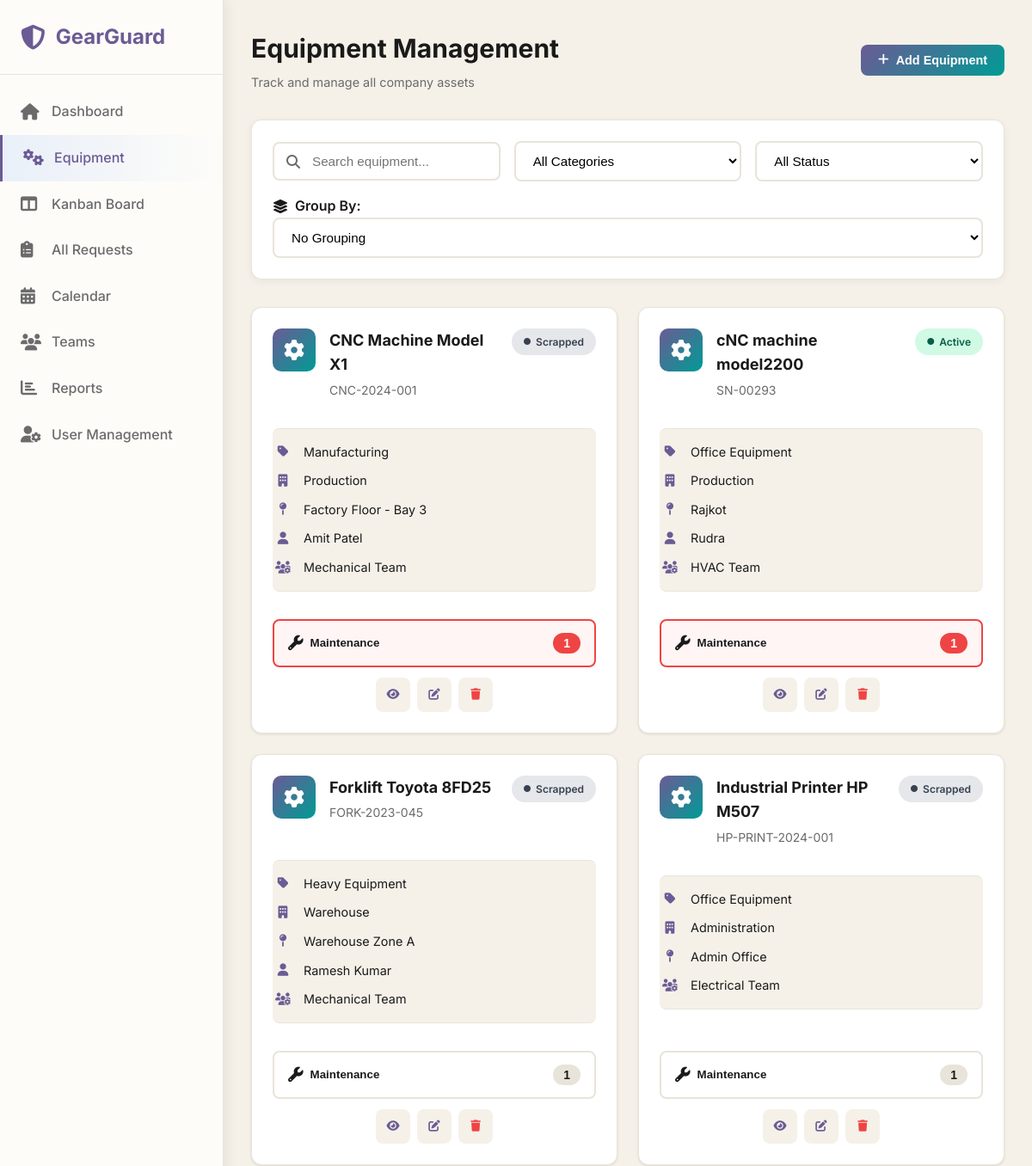
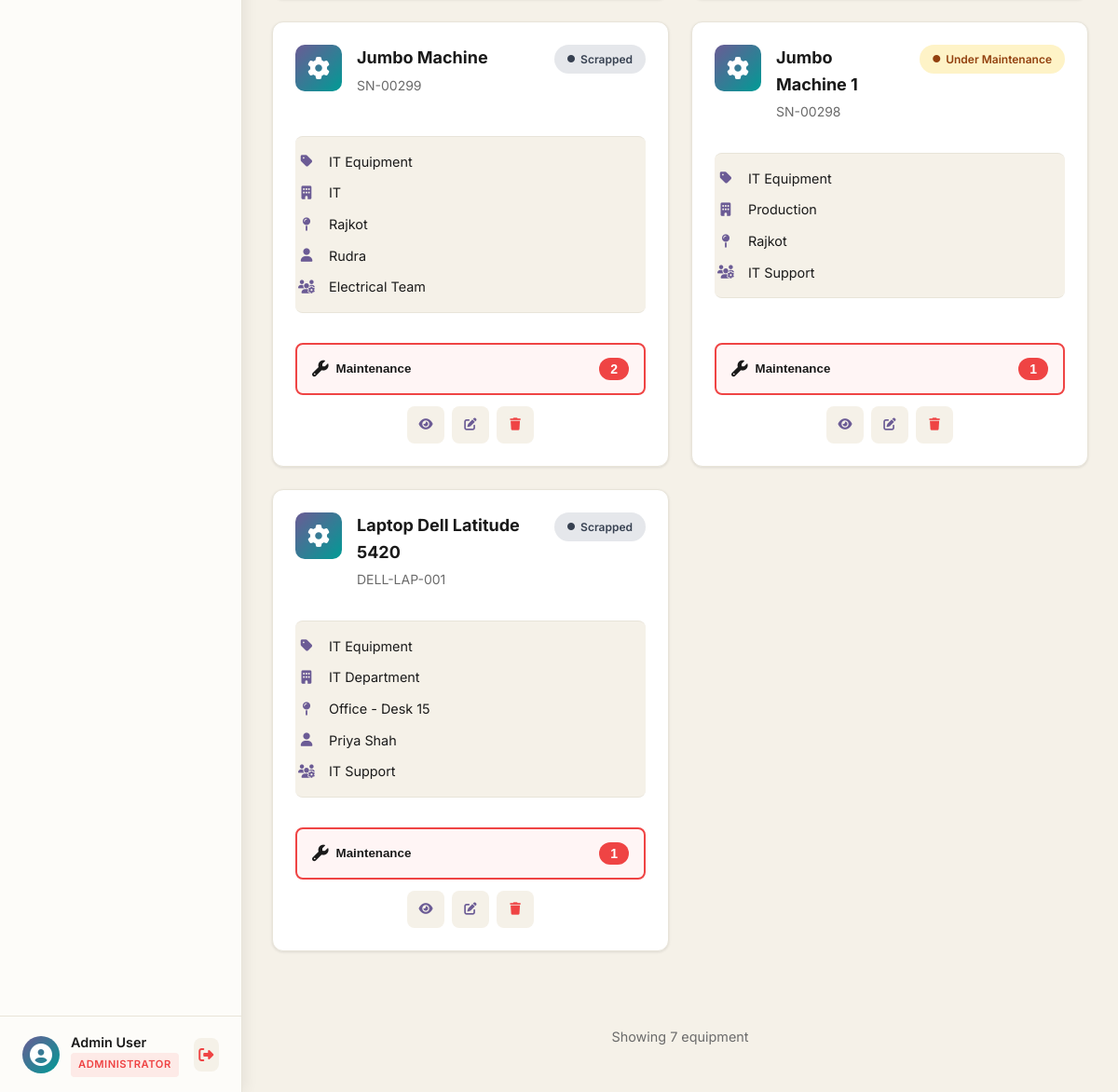
Page /pages/equipment.php (signed in) on the committed database (2 pictures, top to bottom).
### tables this page shows
CREATE TABLE `equipment` (
  `id` int(11) NOT NULL,
  `equipment_name` varchar(100) NOT NULL,
  `serial_number` varchar(100) NOT NULL,
  `category` varchar(50) DEFAULT NULL,
  `department` varchar(100) DEFAULT NULL,
  `assigned_to_employee` varchar(100) DEFAULT NULL,
  `purchase_date` date DEFAULT NULL,
  `warranty_expiry` date DEFAULT NULL,
  `location` varchar(255) DEFAULT NULL,
  `maintenance_team_id` int(11) DEFAULT NULL,
  `default_technician_id` int(11) DEFAULT NULL,
  `status` enum('active','under_maintenance','scrapped') DEFAULT 'active',
  `notes` text DEFAULT NULL,
  `created_at` timestamp NOT NULL DEFAULT current_timestamp(),
  `updated_at` timestamp NOT NULL DEFAULT current_timestamp() ON UPDATE current_timestamp()
);

CREATE TABLE `maintenance_teams` (
  `id` int(11) NOT NULL,
  `team_name` varchar(100) NOT NULL,
  `description` text DEFAULT NULL,
  `created_at` timestamp NOT NULL DEFAULT current_timestamp(),
  `updated_at` timestamp NOT NULL DEFAULT current_timestamp() ON UPDATE current_timestamp()
);

### php/config.php (called while the page is built, shortened)
<?php
function isLoggedIn()
{
    return isset($_SESSION['user_id']) && !empty($_SESSION['user_id']);
}
function hasRole($role)
{
    return isset($_SESSION['user_role']) && $_SESSION['user_role'] === $role;
}
function hasAnyRole($roles)
{
    return isset($_SESSION['user_role']) && in_array($_SESSION['user_role'], $roles);
}
function canPerform($action)
{
    $role = $_SESSION['user_role'];
    $permissions = [
        'admin' => [
            'view_all_equipment',
            'add_equipment',
            'edit_equipment',
            'delete_equipment',
            'view_all_requests',
            'create_request',
            'assign_request',
            'edit_request',
            'delete_request',
            'view_all_teams',
            'add_team',
            'edit_team',
            'delete_team',
            'view_reports',
            'manage_users'
        ],
        'manager' => [
            'view_all_equipment',
            'add_equipment',
            'edit_equipment',
            'view_all_requests',
            'create_request',
            'assign_request',
            'edit_request',
            'view_all_teams',
            'add_team',
            'view_reports'
        ],
        'technician' => [
            'view_all_equipment',
            'view_my_requests',
            'update_my_requests',
            'create_request',
            'view_my_team'
        ],
        'user' => [
            'create_request',
            'view_my_requests'
        ]
    ];
    return isset($permissions[$role]) && in_array($action, $permissions[$role]);
}
function getCurrentUser()
{
    return [
        'id' => $_SESSION['user_id'],
        'name' => $_SESSION['user_name'],
        'email' => $_SESSION['user_email'],
        'role' => $_SESSION['user_role']
    ];
}
function getRoleDisplayName($role)
{
    $roleNames = [
        'admin' => 'Administrator',
        'manager' => 'Manager',
        'technician' => 'Technician',
        'user' => 'User'
    ];
    return $roleNames[$role] ?? ucfirst($role);
}
function getRoleBadgeColor($role)
{
    $colors = [
        'admin' => 'red',
        'manager' => 'blue',
        'technician' => 'green',
        'user' => 'purple'
    ];
    return $colors[$role] ?? 'gray';
}
?>

### pages/includes/equipment-card.php (the view)
<div class="equipment-card">
    <div class="equipment-header">
        <div class="equipment-icon">
            <i class="fas fa-cog"></i>
        </div>
        <div class="equipment-title">
            <h3><?php echo htmlspecialchars($item['equipment_name']); ?></h3>
            <p class="serial-number"><?php echo htmlspecialchars($item['serial_number']); ?></p>
        </div>
        <span class="equipment-status status-<?php echo $item['status']; ?>">
            <i class="fas fa-circle"></i>
            <?php echo str_replace('_', ' ', ucfirst($item['status'])); ?>
        </span>
    </div>
    <div class="equipment-details">
        <div class="detail-row">
            <span class="detail-icon"><i class="fas fa-tag"></i></span>
            <span class="detail-text"><?php echo htmlspecialchars($item['category']); ?></span>
        </div>
        <div class="detail-row">
            <span class="detail-icon"><i class="fas fa-building"></i></span>
            <span class="detail-text"><?php echo htmlspecialchars($item['department']); ?></span>
        </div>
        <div class="detail-row">
            <span class="detail-icon"><i class="fas fa-map-pin"></i></span>
            <span class="detail-text"><?php echo htmlspecialchars($item['location']); ?></span>
        </div>
        <?php if ($item['assigned_to_employee']): ?>
            <div class="detail-row">
                <span class="detail-icon"><i class="fas fa-user"></i></span>
                <span class="detail-text"><?php echo htmlspecialchars($item['assigned_to_employee']); ?></span>
            </div>
        <?php endif; ?>
        <?php if ($item['team_name']): ?>
            <div class="detail-row">
                <span class="detail-icon"><i class="fas fa-users-cog"></i></span>
                <span class="detail-text"><?php echo htmlspecialchars($item['team_name']); ?></span>
            </div>
        <?php endif; ?>
    </div>
    <div class="equipment-actions">
        <button class="smart-button <?php echo $item['open_requests'] > 0 ? 'has-open' : ''; ?>"
            onclick="window.location.href='view-equipment.php?id=<?php echo $item['id']; ?>'">
            <span class="button-content">
                <i class="fas fa-wrench"></i>
                <span>Maintenance</span>
            </span>
            <?php if ($item['open_requests'] > 0): ?>
                <span class="request-badge badge-danger"><?php echo $item['open_requests']; ?></span>
            <?php else: ?>
                <span class="request-badge"><?php echo $item['total_requests']; ?></span>
            <?php endif; ?>
        </button>
        <div class="action-buttons">
            <button class="btn-icon" onclick="window.location.href='view-equipment.php?id=<?php echo $item['id']; ?>'"
                title="View Details">
                <i class="fas fa-eye"></i>
            </button>
            <?php if (canPerform('edit_equipment')): ?>
                <button class="btn-icon" onclick="window.location.href='edit-equipment.php?id=<?php echo $item['id']; ?>'"
                    title="Edit Equipment">
                    <i class="fas fa-edit"></i>
                </button>
            <?php endif; ?>
            <?php if (canPerform('delete_equipment')): ?>
                <button class="btn-icon btn-danger"
                    onclick="confirmDelete(<?php echo $item['id']; ?>, '<?php echo htmlspecialchars($item['equipment_name']); ?>')"
                    title="Delete Equipment">
                    <i class="fas fa-trash"></i>
                </button>
            <?php endif; ?>
        </div>
    </div>
</div>

### pages/equipment.php (shortened to what this page needs)
<?php
require_once '../php/config.php';
$user = getCurrentUser();
$searchQuery = isset($_GET['search']) ? sanitizeInput($_GET['search']) : '';
$filterCategory = isset($_GET['category']) ? sanitizeInput($_GET['category']) : '';
$filterStatus = isset($_GET['status']) ? sanitizeInput($_GET['status']) : '';
$groupBy = isset($_GET['group_by']) ? sanitizeInput($_GET['group_by']) : '';
try {
    $sql = "
        SELECT
            e.*,
            mt.team_name,
            u.name as technician_name,
            COUNT(DISTINCT mr.id) as total_requests,
            SUM(CASE WHEN mr.stage IN ('new', 'in_progress') THEN 1 ELSE 0 END) as open_requests
        FROM equipment e
        LEFT JOIN maintenance_teams mt ON e.maintenance_team_id = mt.id
        LEFT JOIN users u ON e.default_technician_id = u.id
        LEFT JOIN maintenance_requests mr ON e.id = mr.equipment_id
        WHERE 1=1
    ";
    $params = [];
    $sql .= " GROUP BY e.id";
    if ($groupBy) {
        switch ($groupBy) {
            case 'department':
                $sql .= " ORDER BY e.department ASC, e.equipment_name ASC";
                break;
            case 'category':
                $sql .= " ORDER BY e.category ASC, e.equipment_name ASC";
                break;
            case 'employee':
                $sql .= " ORDER BY e.assigned_to_employee ASC, e.equipment_name ASC";
                break;
            case 'team':
                $sql .= " ORDER BY mt.team_name ASC, e.equipment_name ASC";
                break;
            default:
                $sql .= " ORDER BY e.equipment_name ASC";
        }
    } else {
        $sql .= " ORDER BY e.equipment_name ASC";
    }
    $stmt = $conn->prepare($sql);
    $stmt->execute($params);
    $equipment = $stmt->fetchAll();
    $groupedEquipment = [];
} catch (PDOException $e) {
    error_log("Equipment list error: " . $e->getMessage());
    $equipment = [];
    $categories = [];
}
?>
<!DOCTYPE html>
<html lang="en">
<head>
    <link rel="stylesheet" href="../css/dashboard.css">
    <link rel="stylesheet" href="../css/equipment.css">
    <link rel="stylesheet" href="https://cdnjs.cloudflare.com/ajax/libs/font-awesome/6.5.1/css/all.min.css">
</head>
<body>
    <aside class="sidebar" id="sidebar">
        <div class="sidebar-header">
            <div class="logo">
                <i class="fas fa-shield-alt"></i>
                <span>GearGuard</span>
            </div>
        </div>
        <nav class="sidebar-nav">
            <a href="dashboard.php" class="nav-item">
                <i class="fas fa-home"></i>
                <span>Dashboard</span>
            </a>
            <a href="equipment.php" class="nav-item active">
                <i class="fas fa-cogs"></i>
                <span>Equipment</span>
            </a>
            <a href="kanban.php" class="nav-item">
                <i class="fas fa-columns"></i>
                <span>Kanban Board</span>
            </a>
            <a href="requests.php" class="nav-item">
                <i class="fas fa-clipboard-list"></i>
                <span><?php echo hasRole('technician') ? 'My Requests' : 'All Requests'; ?></span>
            </a>
            <?php if (hasAnyRole(['admin', 'manager'])): ?>
                <a href="calendar.php" class="nav-item">
                    <i class="fas fa-calendar-alt"></i>
                    <span>Calendar</span>
                </a>
                <a href="teams.php" class="nav-item">
                    <i class="fas fa-users"></i>
                    <span>Teams</span>
                </a>
                <a href="reports.php" class="nav-item">
                    <i class="fas fa-chart-bar"></i>
                    <span>Reports</span>
                </a>
            <?php endif; ?>
            <?php if (hasRole('admin')): ?>
                <a href="users.php" class="nav-item">
                    <i class="fas fa-user-cog"></i>
                    <span>User Management</span>
                </a>
            <?php endif; ?>
        </nav>
        <div class="sidebar-footer">
            <div class="user-info">
                <div class="user-avatar">
                    <i class="fas fa-user-circle"></i>
                </div>
                <div class="user-details">
                    <p class="user-name"><?php echo htmlspecialchars($user['name']); ?></p>
                    <p class="user-role">
                        <span class="role-badge role-<?php echo getRoleBadgeColor($user['role']); ?>">
                            <?php echo getRoleDisplayName($user['role']); ?>
                        </span>
                    </p>
                </div>
            </div>
            <a href="../logout.php" class="logout-btn" title="Logout">
                <i class="fas fa-sign-out-alt"></i>
            </a>
        </div>
    </aside>
    <main class="main-content">
        <header class="top-header">
            <div>
                <h1>Equipment Management</h1>
                <p class="dashboard-subtitle">Track and manage all company assets</p>
            </div>
            <div class="header-actions">
                <?php if (canPerform('add_equipment')): ?>
                    <button class="btn btn-primary" onclick="window.location.href='add-equipment.php'">
                        <i class="fas fa-plus"></i>
                        Add Equipment
                    </button>
                <?php endif; ?>
            </div>
        </header>
        <section class="filters-section">
            <form method="GET" action="" class="filters-form">
                <div class="filter-group">
                    <div class="search-box">
                        <i class="fas fa-search"></i>
                        <input type="text" name="search" placeholder="Search equipment..."
                            value="<?php echo htmlspecialchars($searchQuery); ?>">
                    </div>
                </div>
                <div class="filter-group">
                    <select name="category" onchange="this.form.submit()">
                        <option value="">All Categories</option>
                    </select>
                </div>
                <div class="filter-group">
                    <select name="status" onchange="this.form.submit()">
                        <option value="">All Status</option>
                    </select>
                </div>
                <div class="filter-group">
                    <label class="filter-label">
                        <i class="fas fa-layer-group"></i>
                        Group By:
                    </label>
                    <select name="group_by" onchange="this.form.submit()" class="group-by-select">
                        <option value="">No Grouping</option>
                    </select>
                </div>
            </form>
        </section>
        <section class="equipment-section">
            <?php if (empty($equipment)): ?>
                <div class="empty-state">
                    <i class="fas fa-cogs"></i>
                    <h3>No Equipment Found</h3>
                    <p>
                        <?php if ($searchQuery || $filterCategory || $filterStatus): ?>
                            No equipment matches your filters. Try adjusting your search criteria.
                        <?php else: ?>
                            Start by adding your first equipment to the system.
                        <?php endif; ?>
                    </p>
                    <?php if (canPerform('add_equipment')): ?>
                        <button class="btn btn-primary" onclick="window.location.href='add-equipment.php'">
                            <i class="fas fa-plus"></i>
                            Add First Equipment
                        </button>
                    <?php endif; ?>
                </div>
            <?php else: ?>
                <?php if ($groupBy && !empty($groupedEquipment)): ?>
                    <?php foreach ($groupedEquipment as $groupName => $items): ?>
                        <div class="equipment-group">
                            <div class="group-header">
                                <h3>
                                    <i class="fas fa-<?php
                                    echo $groupBy === 'department' ? 'building' :
                                        ($groupBy === 'category' ? 'tag' :
                                            ($groupBy === 'employee' ? 'user' : 'users-cog'));
                                    ?>"></i>
                                    <?php echo htmlspecialchars($groupName); ?>
                                </h3>
                                <span class="group-count"><?php echo count($items); ?> equipment</span>
                            </div>
                            <div class="equipment-grid">
                                <?php foreach ($items as $item): ?>
                                    <?php include 'includes/equipment-card.php'; ?>
                                <?php endforeach; ?>
                            </div>
                        </div>
                    <?php endforeach; ?>
                <?php else: ?>
                    <div class="equipment-grid">
                        <?php foreach ($equipment as $item): ?>
                            <?php include 'includes/equipment-card.php'; ?>
                        <?php endforeach; ?>
                    </div>
                <?php endif; ?>
                <div class="results-info">
                    Showing <?php echo count($equipment); ?> equipment
                </div>
            <?php endif; ?>
        </section>
    </main>
</body>
</html>

### rows in the picture
equipment: equipment_name "CNC Machine Model X1", serial_number "CNC-2024-001", status "Scrapped", category "Manufacturing", department "Production", location "Factory Floor - Bay 3", assigned_to_employee "Amit Patel", maintenance_team.team_name "Mechanical Team", open_requests "1"
equipment: equipment_name "cNC machine model2200", serial_number "SN-00293", status "Active", category "Office Equipment", department "Production", location "Rajkot", assigned_to_employee "Rudra", maintenance_team.team_name "HVAC Team", open_requests "1"
equipment: equipment_name "Forklift Toyota 8FD25", serial_number "FORK-2023-045", status "Scrapped", category "Heavy Equipment", department "Warehouse", location "Warehouse Zone A", assigned_to_employee "Ramesh Kumar", maintenance_team.team_name "Mechanical Team", total_requests "1"
equipment: equipment_name "Industrial Printer HP M507", serial_number "HP-PRINT-2024-001", status "Scrapped", category "Office Equipment", department "Administration", location "Admin Office", maintenance_team.team_name "Electrical Team", total_requests "1"
equipment: equipment_name "Jumbo Machine", serial_number "SN-00299", status "Scrapped", category "IT Equipment", department "IT", location "Rajkot", assigned_to_employee "Rudra", maintenance_team.team_name "Electrical Team", open_requests "2"
equipment: equipment_name "Jumbo Machine 1", serial_number "SN-00298", status "Under Maintenance", category "IT Equipment", department "Production", location "Rajkot", maintenance_team.team_name "IT Support", open_requests "1"
equipment: equipment_name "Laptop Dell Latitude 5420", serial_number "DELL-LAP-001", status "Scrapped", category "IT Equipment", department "IT Department", location "Office - Desk 15", assigned_to_employee "Priya Shah", maintenance_team.team_name "IT Support", open_requests "1"

### other values in the picture
$user['name'] "Admin User"
getRoleDisplayName($user['role']) "ADMINISTRATOR"
count($equipment) "7"
